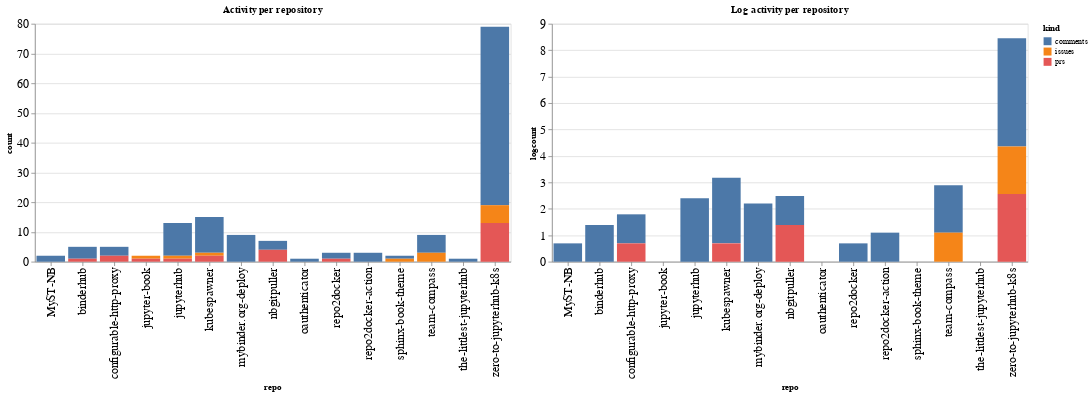

This figure's notebook cell:
### Code cell
ch1 = alt.Chart(repo_summaries, width=600, title="Activity per repository").mark_bar().encode(
    x='repo',
    y='count',
    color='kind',
    tooltip="kind"
)

ch2 = alt.Chart(repo_summaries, width=600, title="Log activity per repository").mark_bar().encode(
    x='repo',
    y='logcount',
    color='kind',
    tooltip="kind"
)

ch1 | ch2

### Figure 1 — Vega-Lite specification as saved in the notebook (floating-point values rounded to 4 significant figures)
{"config": {"axisLeft": {"labelFontSize": 15}, "axisBottom": {"labelFontSize": 15}}, "hconcat": [{"mark": "bar", "encoding": {"color": {"type": "nominal", "field": "kind"}, "tooltip": {"type": "nominal", "field": "kind"}, "x": {"type": "nominal", "field": "repo"}, "y": {"type": "quantitative", "field": "count"}}, "title": "Activity per repository", "width": 600}, {"mark": "bar", "encoding": {"color": {"type": "nominal", "field": "kind"}, "tooltip": {"type": "nominal", "field": "kind"}, "x": {"type": "nominal", "field": "repo"}, "y": {"type": "quantitative", "field": "logcount"}}, "title": "Log activity per repository", "width": 600}], "data": {"name": "data-d4609517e244f833f00aef735bd2b017"}, "$schema": "https://vega.github.io/schema/vega-lite/v4.8.1.json", "datasets": {"data-d4609517e244f833f00aef735bd2b017": [{"repo": "MyST-NB", "kind": "comments", "count": 2, "logcount": 0.6931}, {"repo": "binderhub", "kind": "comments", "count": 4, "logcount": 1.386}, {"repo": "binderhub", "kind": "prs", "count": 1, "logcount": 0.0}, {"repo": "configurable-http-proxy", "kind": "comments", "count": 3, "logcount": 1.099}, {"repo": "configurable-http-proxy", "kind": "prs", "count": 2, "logcount": 0.6931}, {"repo": "jupyter-book", "kind": "issues", "count": 1, "logcount": 0.0}, {"repo": "jupyter-book", "kind": "prs", "count": 1, "logcount": 0.0}, {"repo": "jupyterhub", "kind": "comments", "count": 11, "logcount": 2.398}, {"repo": "jupyterhub", "kind": "issues", "count": 1, "logcount": 0.0}, {"repo": "jupyterhub", "kind": "prs", "count": 1, "logcount": 0.0}, {"repo": "kubespawner", "kind": "comments", "count": 12, "logcount": 2.485}, {"repo": "kubespawner", "kind": "issues", "count": 1, "logcount": 0.0}, {"repo": "kubespawner", "kind": "prs", "count": 2, "logcount": 0.6931}, {"repo": "mybinder.org-deploy", "kind": "comments", "count": 9, "logcount": 2.197}, {"repo": "nbgitpuller", "kind": "comments", "count": 3, "logcount": 1.099}, {"repo": "nbgitpuller", "kind": "prs", "count": 4, "logcount": 1.386}, {"repo": "oauthenticator", "kind": "comments", "count": 1, "logcount": 0.0}, {"repo": "repo2docker", "kind": "comments", "count": 2, "logcount": 0.6931}, {"repo": "repo2docker", "kind": "prs", "count": 1, "logcount": 0.0}, {"repo": "repo2docker-action", "kind": "comments", "count": 3, "logcount": 1.099}, {"repo": "sphinx-book-theme", "kind": "comments", "count": 1, "logcount": 0.0}, {"repo": "sphinx-book-theme", "kind": "issues", "count": 1, "logcount": 0.0}, {"repo": "team-compass", "kind": "comments", "count": 6, "logcount": 1.792}, {"repo": "team-compass", "kind": "issues", "count": 3, "logcount": 1.099}, {"repo": "the-littlest-jupyterhub", "kind": "comments", "count": 1, "logcount": 0.0}, {"repo": "zero-to-jupyterhub-k8s", "kind": "comments", "count": 60, "logcount": 4.094}, {"repo": "zero-to-jupyterhub-k8s", "kind": "issues", "count": 6, "logcount": 1.792}, {"repo": "zero-to-jupyterhub-k8s", "kind": "prs", "count": 13, "logcount": 2.565}]}}
